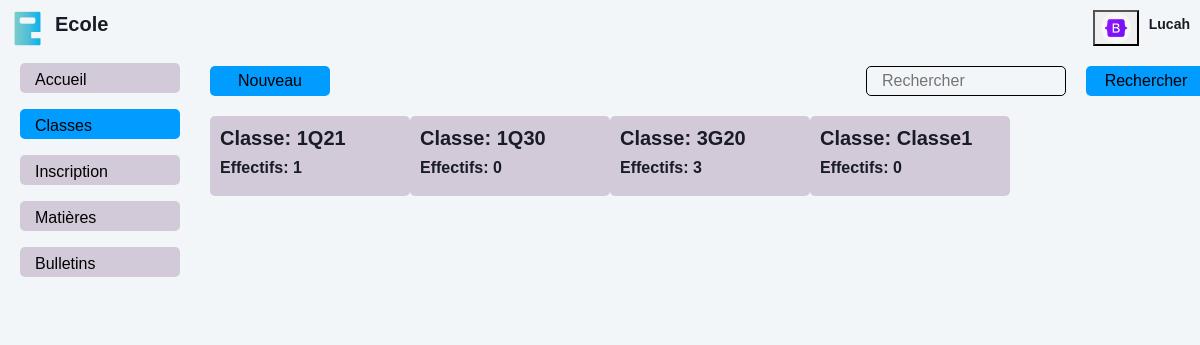
The app's page /classes/ (signed in) with its own data.
### tables this page shows
CREATE TABLE `responsable` (
  `responsable_id` int(10) NOT NULL AUTO_INCREMENT,
  `nom_responsable` varchar(100) NOT NULL,
  `prenom_responsable` varchar(100) NOT NULL,
  `username` varchar(100) NOT NULL,
  `password` varchar(100) DEFAULT NULL,
  `compte` varchar(100) NOT NULL,
  `image` varchar(100) DEFAULT NULL,
  PRIMARY KEY (`responsable_id`),
  UNIQUE KEY `username` (`username`)
);

CREATE TABLE `classes` (
  `classe_id` int(10) NOT NULL AUTO_INCREMENT,
  `nom_classe` varchar(100) NOT NULL,
  `niveau` varchar(50) DEFAULT NULL,
  `annee_debut` year(4) DEFAULT NULL,
  `annee_fin` year(4) DEFAULT NULL,
  `salle` varchar(50) DEFAULT NULL,
  PRIMARY KEY (`classe_id`)
);

CREATE TABLE `eleves` (
  `eleve_id` int(10) NOT NULL AUTO_INCREMENT,
  `numero` int(10) DEFAULT NULL,
  `nom_eleve` varchar(100) DEFAULT NULL,
  `prenom_eleve` varchar(100) DEFAULT NULL,
  `sexe_eleve` varchar(50) DEFAULT NULL,
  `date_naissance` date DEFAULT NULL,
  `lieu_naissance` varchar(50) DEFAULT NULL,
  `status` varchar(50) DEFAULT NULL,
  `adresse` varchar(50) DEFAULT NULL,
  `tel_eleve` varchar(50) DEFAULT NULL,
  `etablissement_orign` varchar(50) DEFAULT NULL,
  `annee_scolaire` varchar(50) DEFAULT NULL,
  `date_inscrit` date DEFAULT NULL,
  `nom_pere` varchar(100) DEFAULT NULL,
  `profession_pere` varchar(50) DEFAULT NULL,
  `tel_pere` varchar(50) DEFAULT NULL,
  `nom_mere` varchar(100) DEFAULT NULL,
  `profession_mere` varchar(50) DEFAULT NULL,
  `tel_mere` varchar(50) DEFAULT NULL,
  `nom_tuteur` varchar(100) DEFAULT NULL,
  `profession_tuteur` varchar(50) DEFAULT NULL,
  `tel_tuteur` varchar(50) DEFAULT NULL,
  `classe_id` int(10) DEFAULT NULL,
  PRIMARY KEY (`eleve_id`),
  KEY `classe_id` (`classe_id`)
);

### classes/index.php (the view, shortened to what this page needs)
<?php
    require "../back/database.php";
    $sql = "SELECT classe_id, nom_classe FROM classes";
    $stmt_classes = $pdo->query($sql);
    $classes = $stmt_classes->fetchAll();
    $sql_compte = "SELECT image FROM responsable WHERE responsable_id = ?";
    $stmt_compte = $pdo->prepare($sql_compte);
    $stmt_compte->execute([$_SESSION['responsable_id']]);
    $comptes = $stmt_compte->fetchAll();
?>
<!DOCTYPE html>
<html lang="en">
<head>
    <link href="../assets/css/bootstrap.min.css" rel="stylesheet">
    <link href="../assets/css/style.css" rel="stylesheet">
</head>
<body>
    <nav class="navbar navbar-expand sticky-top" style="display: flex; justify-content: space-between; margin: 0; padding: 10px">
        <a  href="./home.php" class="text-primary" style="display: flex; gap: 10px; align-items: center">
            <img src="../assets/img/logo-ecole.png" alt="logo" style="width: 35px">
            <h3 style="font-size: 20px">Ecole</h3>
        </a>
        <div class="menu">
            <?php foreach ( $comptes as $compte ): ?>
                <button class="btn-menu" id="menu">
                    <?php if (!empty($compte['image'])): ?>
                        <img src="../assets/img/<?= $compte['image'] ?>" alt="Image" width="25">
                    <?php else: ?>
                        M
                    <?php endif; ?>
                </button>
            <?php endforeach; ?>
            <div class="menu-name">
                <h4><?= $_SESSION['username'] ?></h4>
            </div>
        </div>
    </nav>
    <div class="container-xxl position-relative d-flex p-0" style="margin-top: 100px;">
        <div class="sidebar" style="width: 200px; padding: 0 20px; ">
            <nav class="navbar bg-light">
                <div class="navbar-nav w-100" style="margin-top: 25px">
                    <ul>
                        <li>
                            <a href="../home.php" class="nav-link">Accueil</a>
                        </li>
                        <li>
                            <a href="./" class="nav-link active">Classes</a>
                        </li>
                        <?php if ($_SESSION['compte'] == "Surveillant"):  ?>
                            <li>
                                <a href="../inscription.php" class="nav-link">Inscription</a>
                            </li>
                            <li>
                                <a href="../matieres/" class="nav-link">Matières</a>
                            </li>
                        <?php endif; ?>
                        <li>
                            <a href="#" class="nav-link">Bulletins</a>
                        </li>
                    </ul>
                </div>
            </nav>
        </div>
        <div class="col-right">
            <div class="tp">
                <?php if ($_SESSION['compte'] == "Surveillant"):  ?>
                    <div class="add">
                        <a href="./add.php" class="btn-add">Nouveau</a>
                    </div>
                <?php endif; ?>
                <div class="search">
                    <form action="">
                        <input type="text" placeholder="Rechercher">
                        <button type="submit">Rechercher</button>
                    </form>
                </div>
            </div>
            <div class="bd">
                <div class="carousel-item" style="display: block;">
                    <div class="d-block w-100">
                        <div class="items">
                            <?php if (count($classes) > 0):  ?>
                                <?php  foreach ( $classes as $classe ):
                                    $sql_eleves = "SELECT COUNT(eleve_id), eleve_id AS nombre_eleves FROM eleves WHERE classe_id = ?";
                                    $stmt_eleves = $pdo->prepare($sql_eleves);
                                    $stmt_eleves->execute([$classe['classe_id']]);
                                    $eleves = $stmt_eleves->fetchAll();
                                ?>
                                    <a href="./eleves.php?id=<?php echo $classe['classe_id'] ?>">
                                        <div class="card">
                                            <div class="card-body">
                                                <div class="card-title">
                                                    <h3>Classe: <?= $classe['nom_classe'] ?></h3>
                                                    <?php  foreach ( $eleves as $eleve ): ?>
                                                        <?php if ( $eleve['nombre_eleves'] > 0):  ?>
                                                            <h4>Effectifs: <?= $eleve['nombre_eleves'] ?></h4>
                                                            <?php else: ?>
                                                            <h4>Effectifs: 0</h4>
                                                        <?php endif; ?>
                                                    <?php  endforeach; ?>
                                                </div>
                                            </div>
                                        </div>
                                    </a>
                                <?php  endforeach; ?>
                            <?php else: ?>
                                <h5>Aucun classe trouvé</h5>
                            <?php endif; ?>
                        </div>
                    </div>
                </div>
            </div>
        </div>
    </div>
</body>
</html>

### assets/css/style.css (style rules this page uses)
:root { --primary: #009CFF; --light: #F3F6F9; --dark: #191C24; }
.tp a.btn-add { display: flex; justify-content: center; align-items: center; width: 120px; height: 30px; background: #009CFF; border: none; border-radius: 5px; color: #000; text-decoration: none; }
.sidebar { position: fixed; top: 30px; left: 0; bottom: 0; width: 200px; height: 100vh; overflow-y: auto; transition: 0.5s; z-index: 999; padding: 0 20px; }
@media (min-width: 992px) { .sidebar { margin-left: 0; } }
.navbar.navbar-expand .menu { display: flex; align-items: center; gap: 10px; }
.navbar.navbar-expand .menu button.btn-menu img { width: 30px; height: 30px; border-radius: 50%; }
.navbar.navbar-expand .menu .menu-name { height: 25px; display: flex; }
.navbar.navbar-expand .menu .menu-name h4 { font-size: 14px; }
.sidebar .navbar-nav ul { list-style: none; padding-left: 0; }
.sidebar .navbar-nav .nav-link { height: 30px; padding: 5px 15px; color: #000; font-weight: 500; outline: none; background: #d3cad9; margin-bottom: 1rem; border-radius: 5px; }
.sidebar .navbar-nav .nav-link:hover, .sidebar .navbar-nav .nav-link.active { background: #009CFF; }
.col-right { position: relative; width: 83%; top: -90px; left: 210px; }
.tp { display: flex; justify-content: space-between; }
.tp .search form { display: flex; gap: 20px; }
.tp .search form input { width: 200px; height: 30px; background: none; border: 1px solid #000; padding: 5px 15px; border-radius: 5px; outline: none; }
.tp .search form button { width: 120px; height: 30px; background: #009CFF; border-radius: 5px; border: 0; }
.bd { margin-top: 20px; }
.bd .items { display: grid; grid-template-columns: repeat(5, 1fr); }
.bd .items .card { width: 200px; height: 80px; background: #d3cad9; padding: 10px; border-radius: 5px; transition: .5s ease-in-out; margin-bottom: 10px; z-index: 5; border: 0; }
.bd .items .card .card-body { padding: 0; }
.bd .items .card h3 { font-size: 20px; }
.bd .items .card h4 { font-size: 16px; }
.carousel-item { transition: 1s ease-in-out; }

### records on screen
responsable: image (picture)
classes: nom_classe "1Q21"
eleves: eleve_id "1"
classes: nom_classe "1Q30"
classes: nom_classe "3G20"
eleves: eleve_id "3"
classes: nom_classe "Classe1"

### other values on screen
$_SESSION['username'] "Lucah"
